Frame 1 (no input): blank canvas, image omitted
Frame 60 (no input): blank canvas, image omitted
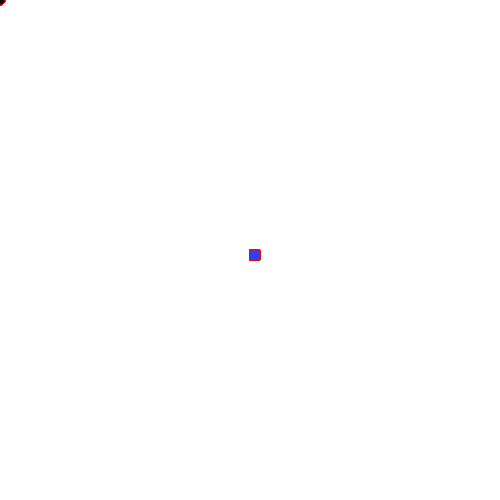
Frame 120 (the mouse pressed at the canvas centre since frame 60)

The p5.js sketch whose frames 1 and 60 were blank and that drew this single picture after the mouse press (run headless with seeded random() and noise() and a simulated clock; from frame 60 on, the mouse is pressed at the canvas centre):

// p5.js sketch
// ── sketch.js
var r;
var g;
var b;




function setup () {
  createCanvas(500, 500);
  background(255);

}

function draw() {
  r = random(255);
  g = random(255);
  b = random(255);


  fill (r,g,b);
  
  stroke(255,0,0);

  if (mouseX < width/2 && mouseY < height/2) {
      fill(0,0,0)
      ellipse(mouseX, mouseY, 10, 10);
  } else {
      rect(mouseX, mouseY, 10, 10);
  }


  

}
